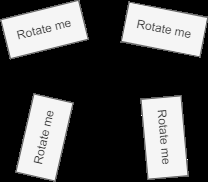
#> input picture opencv_transformation/transform_4points.drawio.png, 208 x 182 px
$ jupyter execute opencv_transform_4points.ipynb
#> lines starting #> are read from the running program, lines starting #| are printed output that depends on the picture; after the words box and inside, x2 and y2 are one past the last pixel; in counts of white or black regions, pixels touching at a corner belong together
[cell 1]
import cv2 as cv
import numpy as np
import matplotlib.pyplot as plt

[cell 2]
name1 = 'transform_4points.drawio.png'
img1 = cv.imread(name1, cv.IMREAD_GRAYSCALE)
#> img1 is the input picture: shape (182, 208); min 0, max 255, mean 81.3
plt.imshow(img1, plt.cm.gray);

[cell 3]
contours, _ = cv.findContours(img1, cv.RETR_TREE, cv.CHAIN_APPROX_SIMPLE)
#> contours = 4 contours; box (x1, y1, x2, y2) and area: (15, 93, 74, 182) 3325, (0, 0, 89, 60) 3325, (140, 95, 189, 180) 3324, (120, 1, 208, 58) 3320
img_draw = cv.cvtColor(img1, cv.COLOR_GRAY2BGR)
cv.drawContours(img_draw, contours, -1, (0, 255, 0), 1)
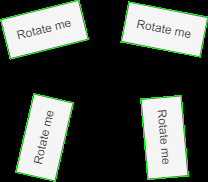
#> img_draw: shape (182, 208, 3); 2.53% of pixels changed, all inside (x1, y1, x2, y2) = (0, 0, 208, 182)
plt.imshow(img_draw);

[cell 4]
cv.minAreaRect(contours[0])
#> Out = ((164, 137), (41.98, 81.97), -5.01)

[cell 5]
def approx_contour(contour, n_points=4, max_iteration=1000):
    """Approcimates a opencv contour down to n_points using cv.approxPolyDP()

    Args:
        contour (contour): contour to be approximated
        n_points (int, optional): Desired number of points for the returned contour. Defaults to 4.
        max_iteration (int, optional): Don't try forever. Defaults to 1000.

    Returns:
        Contour / or None: Approximated countour
    """
    fract = 0.1            # fraction of the perimeter as a measure for approximation detail
    fract_mod = 2.0        # modify fract by this factor in the next trial
    for _ in range(max_iteration):
        apx = cv.approxPolyDP(contour, fract * cv.arcLength(contour, True), True)
        if len(apx) > n_points:   # More than n_point approximation: Too detailed!
            fract *= fract_mod
        elif len(apx) < n_points:   # Less than n_point approximation: Too crude
            fract /= fract_mod
            fract_mod *= 0.9  # safety measure: Reduce step size to exclude oscillation around a small target
        elif len(apx) == n_points:
            return apx

    print("Waring: Approximation to 4 points failed")

[cell 6]
for c in contours:
    apx = approx_contour(c)
    print(len(c), len(apx))
#> this loop made 4 passes
#> apx on passes 1 to 4: [[181, 95], [140, 98], [147, 179], [188, 176]], [[33, 93], [15, 172], [55, 181], [73, 102]], [[128, 1], [120, 42], [200, 57], [207, 16]], [[79, 0], [0, 19], [9, 58], [88, 39]]
#| 44 4
#| 112 4
#| 94 4
#| 118 4

[cell 7]
img_draw = cv.cvtColor(img1, cv.COLOR_GRAY2RGB)
for i, c in enumerate(contours):
    apx = approx_contour(c)
    cv.line(img_draw, apx[0][0], apx[1][0], (0, 0, 255), 2)
    cv.line(img_draw, apx[1][0], apx[2][0], (0, 255, 0), 2)
    cv.line(img_draw, apx[2][0], apx[3][0], (255, 0, 0), 2)
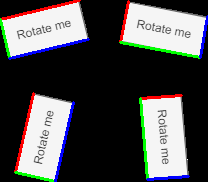
#> img_draw: shape (182, 208, 3); 5.65% of pixels changed, all inside (x1, y1, x2, y2) = (0, 0, 208, 182)

plt.imshow(img_draw);

[cell 8]
def rotate_contour_points(contour):
    lst = list(contour)
    lst.append(lst.pop(0))
    return np.array(lst)

img_draw = cv.cvtColor(img1, cv.COLOR_GRAY2RGB)
for i, c in enumerate(contours):
    apx = approx_contour(c)
    apx = rotate_contour_points(apx)
    cv.line(img_draw, apx[0][0], apx[1][0], (0, 0, 255), 2)
    cv.line(img_draw, apx[1][0], apx[2][0], (0, 255, 0), 2)
    cv.line(img_draw, apx[2][0], apx[3][0], (255, 0, 0), 2)
#> this loop made 4 passes
#> apx on passes 1 to 4: [[140, 98], [147, 179], [188, 176], [181, 95]], [[15, 172], [55, 181], [73, 102], [33, 93]], [[120, 42], [200, 57], [207, 16], [128, 1]], [[0, 19], [9, 58], [88, 39], [79, 0]]
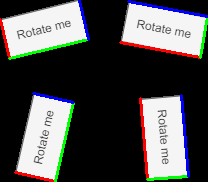
#> img_draw: shape (182, 208, 3); 5.65% of pixels changed, all inside (x1, y1, x2, y2) = (0, 0, 208, 182)

plt.imshow(img_draw);

[cell 9]
def normalize_rectangle(contour):
    """ Normalized an opencv contour in a way that the points are in the same order.

    Arg: contour (np.array)

    Returns: np.array: Normalized contour
    """
    def calc_distance(p1, p2):
        """Calculate distance between two points
        p1 and p2 in format (x1,y1) and (x2,y2) tuples
        """
        return ((p2[0] - p1[0]) ** 2 + (p2[1] - p1[1]) ** 2) ** 0.5

    def calc_middle(line):
        """Calculate center point in a line
        """
        p1, p2 = line
        return [int((xy1 + xy2) / 2) for xy1, xy2 in zip(p1[0], p2[0])]

    p1, p2, p3, p4 = contour
    if calc_distance(p1[0], p2[0]) < calc_distance(p2[0], p3[0]):
        edge1, edge2 = [p1, p2], [p3, p4]
    else:
        edge1, edge2 = [p1, p4], [p2, p3]

    if calc_middle(edge1)[0] < calc_middle(edge2)[0]:
        upper_left, lower_left = edge1
        lower_right, upper_right = edge2
    else:
        upper_left, lower_left = edge2
        lower_right, upper_right = edge1

    if upper_left[0][1] < lower_left[0][1]:
        upper_left, lower_left = lower_left, upper_left

    if upper_right[0][1] < lower_right[0][1]:
        upper_right, lower_right = lower_right, upper_right

    return np.array([upper_left, lower_left, lower_right, upper_right])

[cell 10]
img_draw = cv.cvtColor(img1, cv.COLOR_GRAY2RGB)
for i, c in enumerate(contours):
    apx = approx_contour(c)
    apx = normalize_rectangle(apx)
    cv.line(img_draw, apx[0][0], apx[1][0], (0, 0, 255), 2)
    cv.line(img_draw, apx[1][0], apx[2][0], (0, 255, 0), 2)
    cv.line(img_draw, apx[2][0], apx[3][0], (255, 0, 0), 2)
#> this loop made 4 passes
#> (edge2 in normalize_rectangle, lower_right in normalize_rectangle, upper_right in normalize_rectangle) on passes 2, 4: ([[[15, 172]], [[55, 181]]], [[33, 93]], [[73, 102]]), ([[[0, 19]], [[9, 58]]], [[79, 0]], [[88, 39]])
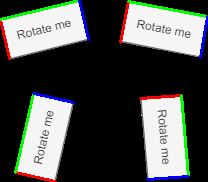
#> img_draw: shape (182, 208, 3); 5.04% of pixels changed, all inside (x1, y1, x2, y2) = (0, 0, 208, 182)

plt.imshow(img_draw);

ul ll lr ur

[cell 11]
apx
#> Out = [[9, 58], [0, 19], [79, 0], [88, 39]]

[cell 12]
print(list(apx[0]))
#| [array([ 9, 58], dtype=int32)]

[cell 13]
def printc(contour):
    for item in contour:
        print(f"{item}, ", end="")
#> this loop made 4 passes
#| [[ 9 58]],
#| [[ 0 19]],
#| [[79  0]],
#| [[88 39]],
    print()
